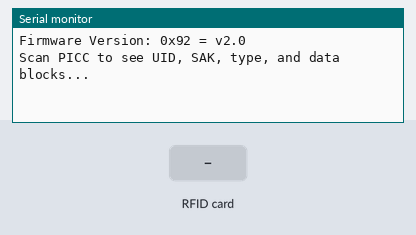
This sketch was run on a simulated Arduino Uno, built with avr-gcc and run on an emulated ATmega328P. Shown: the last lines printed to the serial monitor. Inputs (shaded band) come from the test bench.

Above: at 1.2 s.
1.3 s: RFID card 5E 7A 19 C4 held to the reader
At 2.2 s:
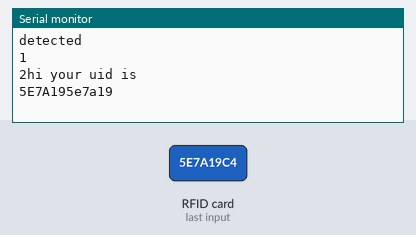
2.8 s: RFID card 5E 7A 19 C4 held to the reader
At 3.9 s:
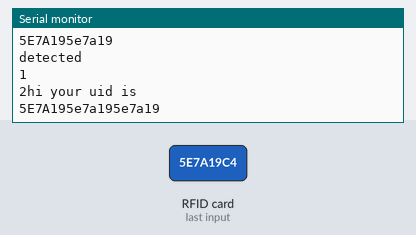
4.3 s: RFID card 5E 7A 19 C4 held to the reader
At 5.7 s:
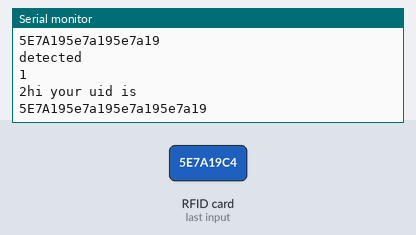

The sketch:

uno.ino
```cpp
// (licence header left out)
#include <SPI.h>
#include <MFRC522.h>
#include <SoftwareSerial.h>
SoftwareSerial ArduinoUno(3,2);

constexpr uint8_t RST_PIN = 9;          // Configurable, see typical pin layout above
constexpr uint8_t SS_PIN = 10;         // Configurable, see typical pin layout above

MFRC522 mfrc522(SS_PIN, RST_PIN);  // Create MFRC522 instance
unsigned long UID;
String uidStr = "";

void setup() {
	Serial.begin(9600);		// Initialize serial communications with the PC
  ArduinoUno.begin(4800);
	while (!Serial);		// Do nothing if no serial port is opened (added for Arduinos based on ATMEGA32U4)
	SPI.begin();			// Init SPI bus
	mfrc522.PCD_Init();		// Init MFRC522
	mfrc522.PCD_DumpVersionToSerial();	// Show details of PCD - MFRC522 Card Reader details
	Serial.println(F("Scan PICC to see UID, SAK, type, and data blocks..."));
}

int srcList[10];

int check_Source(int val){
  int i;
  int f=1;
  for(i=0;i<=10;i++){
    if(val==srcList[i]){f=0;}
  }
  return f;
}

void loop() {
	// Look for new cards
	if ( ! mfrc522.PICC_IsNewCardPresent()) {
		return;
	}
 else{
    Serial.print("detected");
/*
      // Select one of the cards
    if ( ! mfrc522.PICC_ReadCardSerial()) {
      return;
    }
    // Dump debug info about the card; PICC_HaltA() is automatically called
    mfrc522.PICC_DumpToSerial(&(mfrc522.uid));
    Serial.println("hi your uid is  ");
    for (int i = 0; i < 3; i++) {
        UID = mfrc522.uid.uidByte[i];
        uidStr = uidStr + String(UID,HEX);

        Serial.print(UID,HEX);
    }
    Serial.print(uidStr);

    ArduinoUno.print(uidStr);

    Serial.print("\n");
    ArduinoUno.println("\n");
    delay(300);
    */
 }

  Serial.print("\n1");
	// Select one of the cards
	if ( ! mfrc522.PICC_ReadCardSerial()) {
		return;
	}
  Serial.print("\n2");
	// Dump debug info about the card; PICC_HaltA() is automatically called
	mfrc522.PICC_DumpToSerial(&(mfrc522.uid));
  Serial.println("hi your uid is  ");
  for (int i = 0; i < 3; i++) {
      UID = mfrc522.uid.uidByte[i];
      uidStr = uidStr + String(UID,HEX);

      Serial.print(UID,HEX);
  }
  Serial.print(uidStr);

  ArduinoUno.print(uidStr);

  Serial.print("\n");
  ArduinoUno.println("\n");
  delay(30);
}
```

Measured:
- after the input at 1.3 s, the serial monitor: prints a new line at once (image 1)
- after the input at 2.8 s, the serial monitor: prints a new line at once (image 2)
- after the input at 4.3 s, the serial monitor: prints a new line after 0.05 s (image 3)
